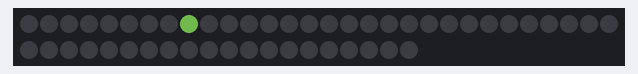
The sketch below on a simulated Arduino Uno, built with avr-gcc and run on an emulated ATmega328P. Shown: 50 RGB LEDs in strip order, left to right, continuing on the next row. Dim RGB values are drawn brighter than linear; the strip is taken to match the declared colour order; random numbers use the default seed unless the sketch sets one.

Above: at 0.05 s.
At 4.97 s:
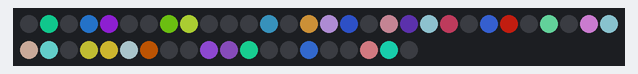
At 9.99 s:
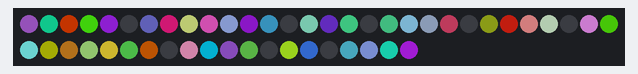
At 19.93 s:
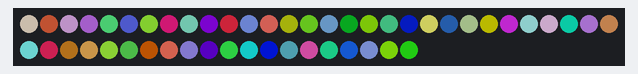
At 29.88 s:
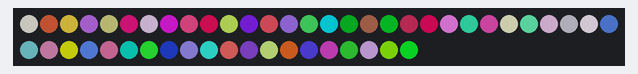
At 39.93 s:
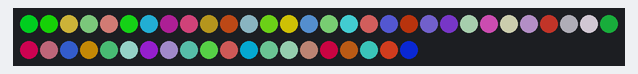

The sketch:

random.ino
```cpp
#include <Adafruit_NeoPixel.h>

byte pin = 11;
byte totalpixels = 50;

Adafruit_NeoPixel pixels = Adafruit_NeoPixel(totalpixels, pin, NEO_RGB + NEO_KHZ800);

int delayTime = 100; // Set the delay time to change the speed of the sketch

void setup() {
  pixels.begin();

}

void loop() {
  // Pick some random numbers:
  byte randR = random(127);
  byte randG = random(127);
  byte randB = random(127);
  byte randLED = random(totalpixels);

  pixels.setPixelColor(randLED, randR, randG, randB);
  pixels.show();
  delay(delayTime);
}
```
